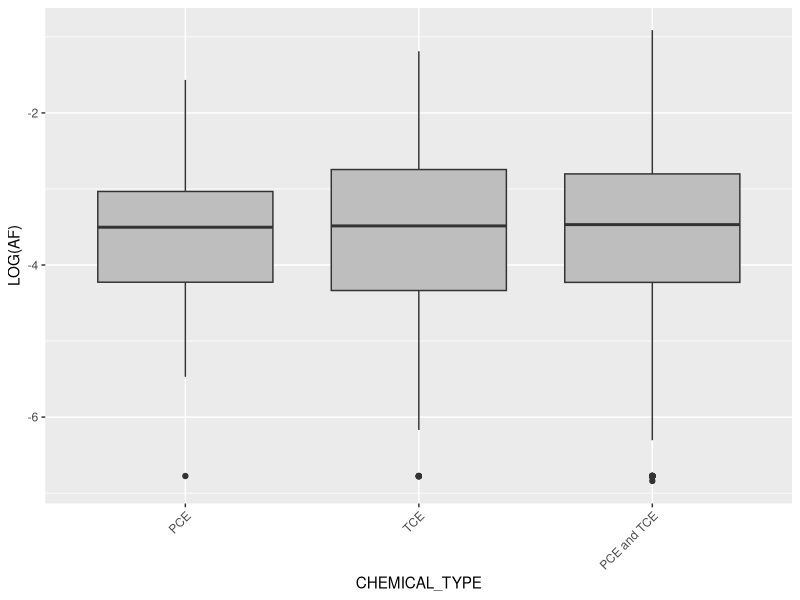
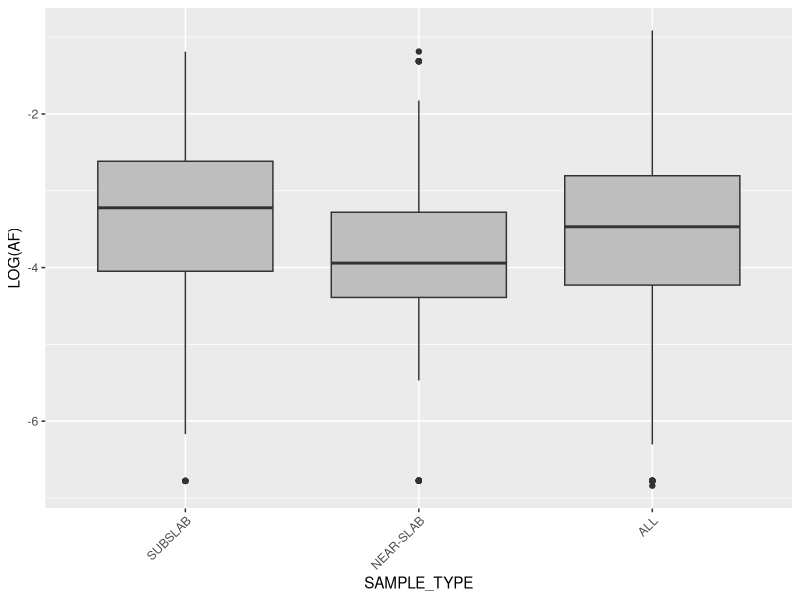
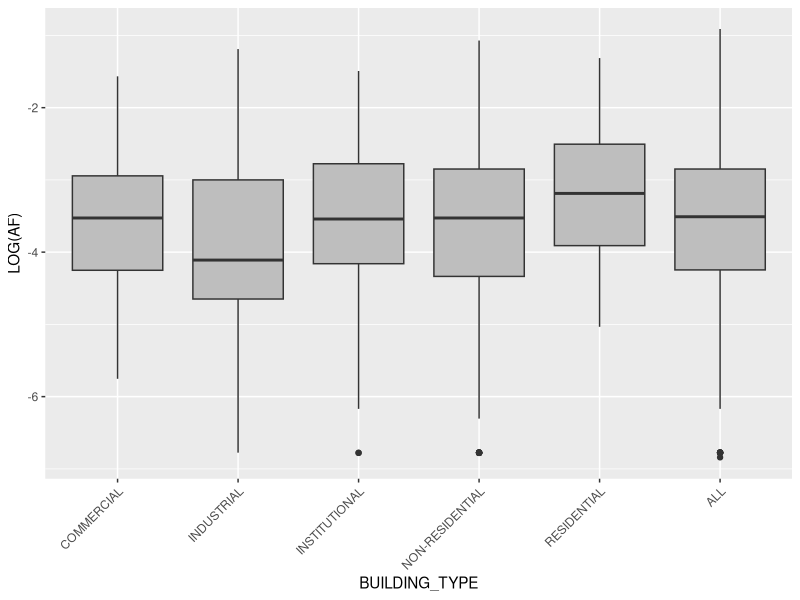
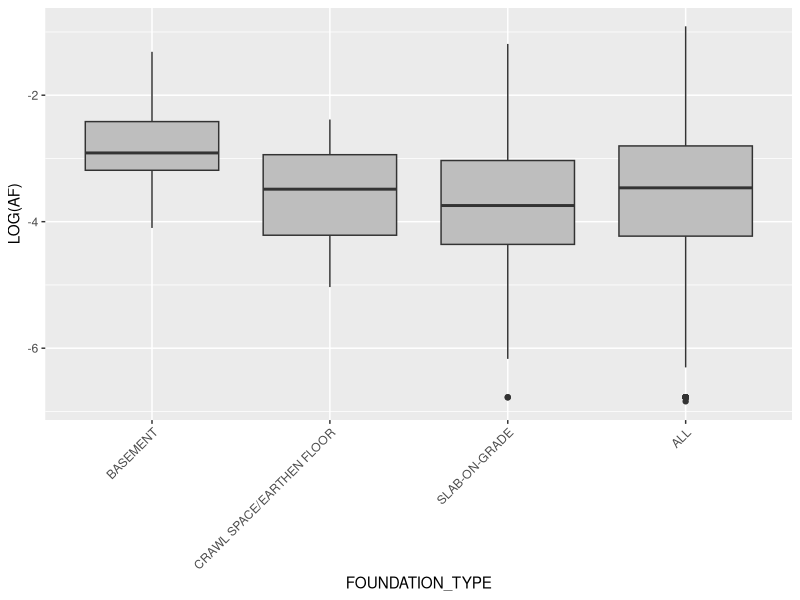
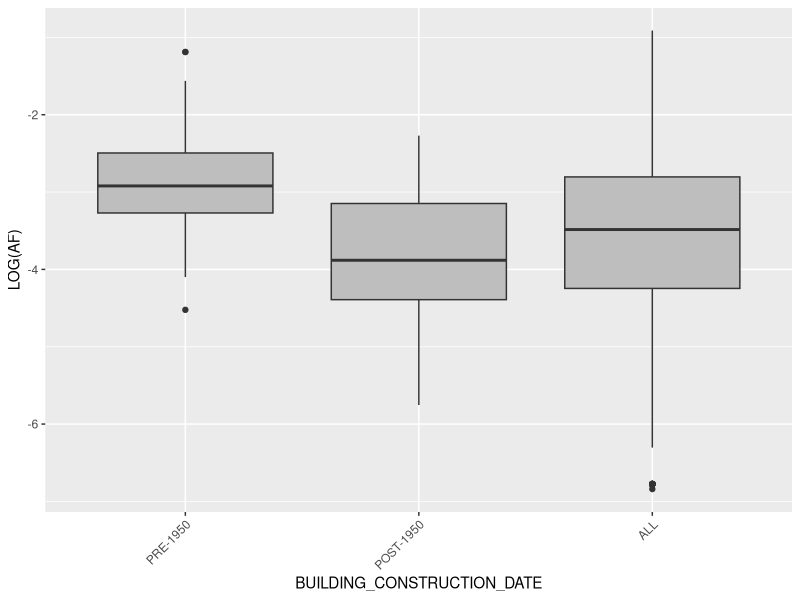
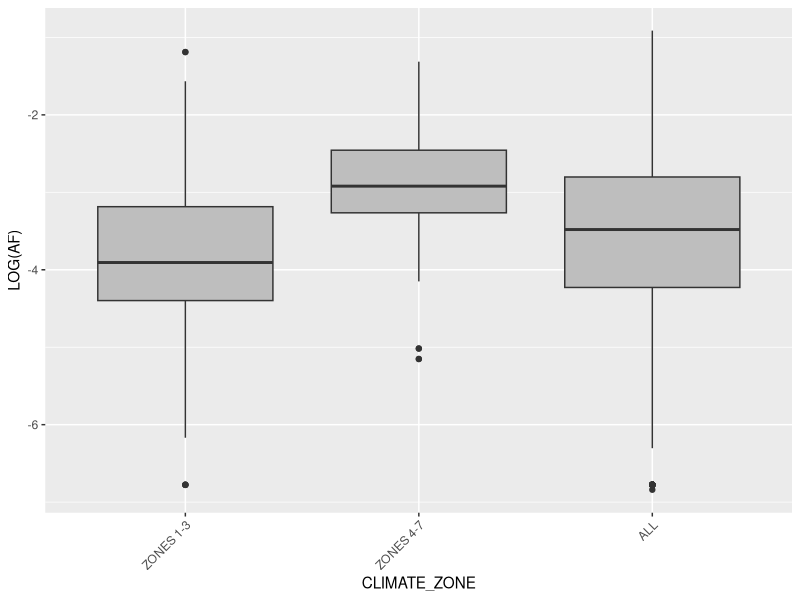
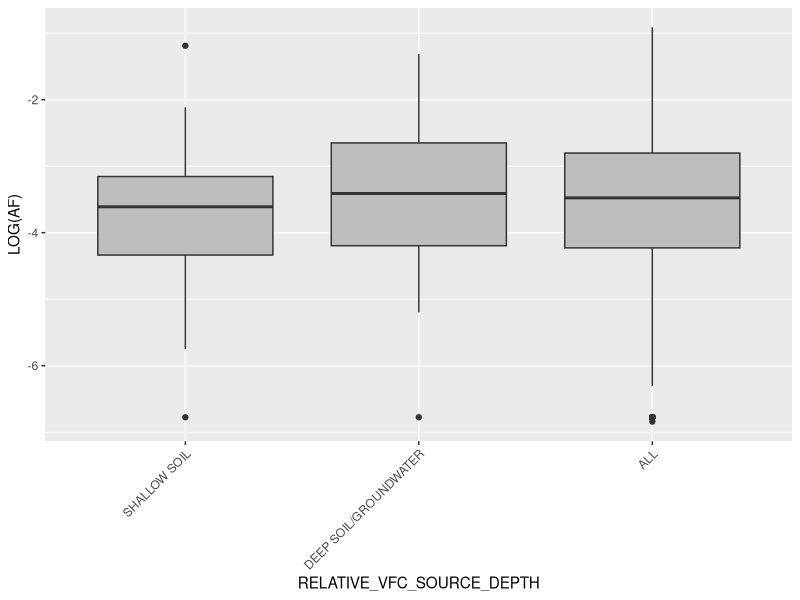
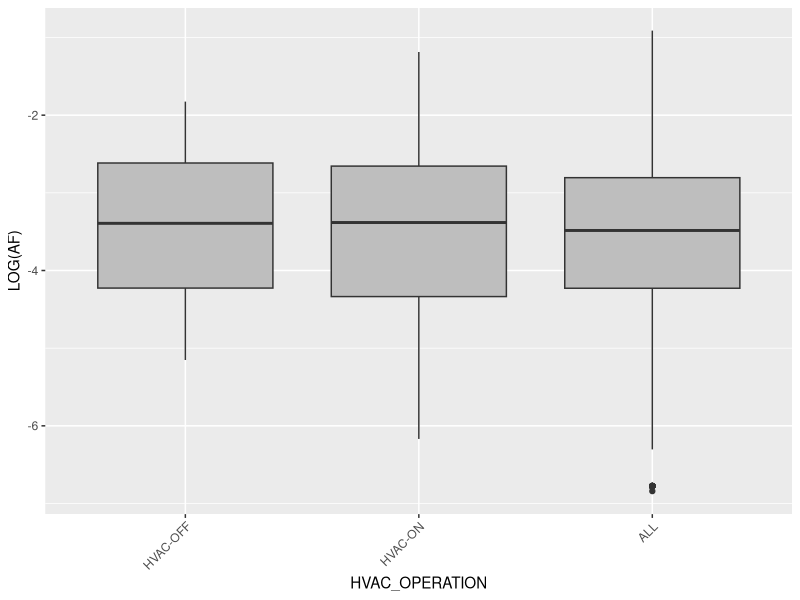

These charts were generated, in order, by the following R code:
## ---- chunk 1
knitr::opts_chunk$set(echo = FALSE)
library(ggplot2)
library(effects)
library(openxlsx)
## ---- chunk 2


#data<-read.csv("National Empirical VI Database_2025-8-10_AF correlations.v2.csv",check.names = FALSE,as.is=FALSE)
#names(data)<-gsub(" ","_",names(data))
#tr<-read.xlsx("temp.xlsx","CORRELATIONS (2)",check.names=FALSE,sep.names = "_")
#data<-openxlsx::read.xlsx("temp.xlsx","CORRELATIONS (2)",check.names=FALSE,sep.names = "_")
data<-openxlsx::read.xlsx("ANOVA_Raw Data.xlsx",sheet="ANOVA Data",check.names=FALSE,sep.names = "_")
data$`LOG(AF)`<-log10(data$AF)
data<-data[,names(data)!="AF"] #For simplicity, omit AF column as we are modelling log_10(AF).

data$CHEMICAL_TYPE<-factor(as.character(data$CHEMICAL_TYPE),levels=c("PCE","TCE","PCE and TCE"))

data$SAMPLE_TYPE<-factor(trimws(as.character(data$SAMPLE_TYPE)))
data$SAMPLE_TYPE<-factor(as.character(data$SAMPLE_TYPE),levels=c("SUBSLAB","NEAR-SLAB","ALL"))
#data$BUILDING_TYPE<-factor(as.character(data$BUILDING_TYPE),levels=c("COMMERCIAL","INDUSTRIAL","INSTITUTIONAL","NON-RESIDENTIAL","NON-RESIDENTIAL (SAME BLDG)","RESIDENTIAL","RESIDENTIAL (SAME BLDG)","ALL"))
data$BUILDING_TYPE<-factor(as.character(data$BUILDING_TYPE),levels=c("COMMERCIAL","INDUSTRIAL","INSTITUTIONAL","NON-RESIDENTIAL","RESIDENTIAL","ALL"))
data$FOUNDATION_TYPE<-factor(as.character(data$FOUNDATION_TYPE),levels=c("BASEMENT","CRAWL SPACE/EARTHEN FLOOR","SLAB-ON-GRADE","ALL"))
data$HVAC_OPERATION<-factor(as.character(data$HVAC_OPERATION),levels=c("HVAC-OFF","HVAC-ON","ALL"))

data$RELATIVE_VFC_SOURCE_DEPTH<-factor(as.character(data$RELATIVE_VFC_SOURCE_DEPTH),levels=c("SHALLOW SOIL","DEEP SOIL/GROUNDWATER","ALL"))

data$BUILDING_CONSTRUCTION_DATE<-factor(as.character(data$BUILDING_CONSTRUCTION_DATE),levels=c("PRE-1950","POST-1950","ALL"))
data$CLIMATE_ZONE<-factor(as.character(data$CLIMATE_ZONE),levels=c("ZONES 1-3","ZONES 4-7","ALL"))
data$PREDOMINANT_SOIL_TYPE<-factor(as.character(data$PREDOMINANT_SOIL_TYPE),levels=c("COARSER GRAINED","FINER GRAINED","ALL"))
data$CSSG_ASSUMPTION<-factor(as.character(data$CSSG_ASSUMPTION),levels=c("AVERAGE CSSG","MAXIMUM CSSG"))
data$CSSG_SAMPLE_DEPTH_Delta<-factor(as.character(data$CSSG_SAMPLE_DEPTH_Delta),levels=c("SUBSLAB (z < 3 ft)","3 <= z <= 5 ft","5 < z <=15","z <= 15 ft","z > 15 ft"))
data$TIME_Delta_BETWEEN_CIA_and_CSSG_SAMPLING<-factor(as.character(data$TIME_Delta_BETWEEN_CIA_and_CSSG_SAMPLING),levels=c("t <= 1 day","1 < t <= 14 days","14 < t <= 60 days","t > 60 days","t < 92 days"))
data$LATERAL_SEPARATION_Delta_BETWEEN_CIA_and_CSSG_SAMPLING<-factor(as.character(data$LATERAL_SEPARATION_Delta_BETWEEN_CIA_and_CSSG_SAMPLING),levels=c("x <= 10 ft","10 < x <=50","50 < x <=100","x < 110 ft"))

data$CSSG_ASSUMPTION<-factor(as.character(data$CSSG_ASSUMPTION),levels=c("AVERAGE CSSG","MAXIMUM CSSG"))

#data$x<-rnorm(nrow(data))
summary(data)
## ---- chunk 3

YVar<-"LOG(AF)"
VarNames<-setdiff(names(data),YVar)
lmall<-lm(`LOG(AF)`~.,data)


for(i in 1:length(VarNames)){

  print(ggplot(data, aes(!!sym(VarNames[i]), `LOG(AF)`)) + geom_boxplot(fill = 'grey')+ theme(axis.text.x = element_text(angle = 45, vjust = 1, hjust = 1)))
  
}

## ---- chunk 4
YVar<-"LOG(AF)"
VarNames<-setdiff(names(data),YVar)
lmall<-lm(`LOG(AF)`~.,data)
anova(lmall)
## ---- chunk 5
InSignifVars<-gsub("`","",as.character(na.omit(rownames(as.data.frame(anova(lmall)))[as.vector(as.data.frame(anova(lmall))["Pr(>F)"]>0.05)])))
#InSignifVars<-setdiff(InSignifVars,"x")
SignifVars<-gsub("`","",as.character(na.omit(rownames(as.data.frame(anova(lmall)))[as.vector(as.data.frame(anova(lmall))["Pr(>F)"]<0.05)])))
lmSignif<- lm(`LOG(AF)`~.,data[,!names(data) %in% InSignifVars])
anova(lmSignif)
## ---- chunk 6



for(i in SignifVars){

  plot(predictorEffects(predictor=i,mod=lmSignif), axes=list(grid=TRUE,
                                       #y=list(lab="Prob(Volunteer)"),
                                       x=list(rotate=45,cex=0.75)),
       lines=list(lty=0),ylim=c(-4.5,-2))
  
}
